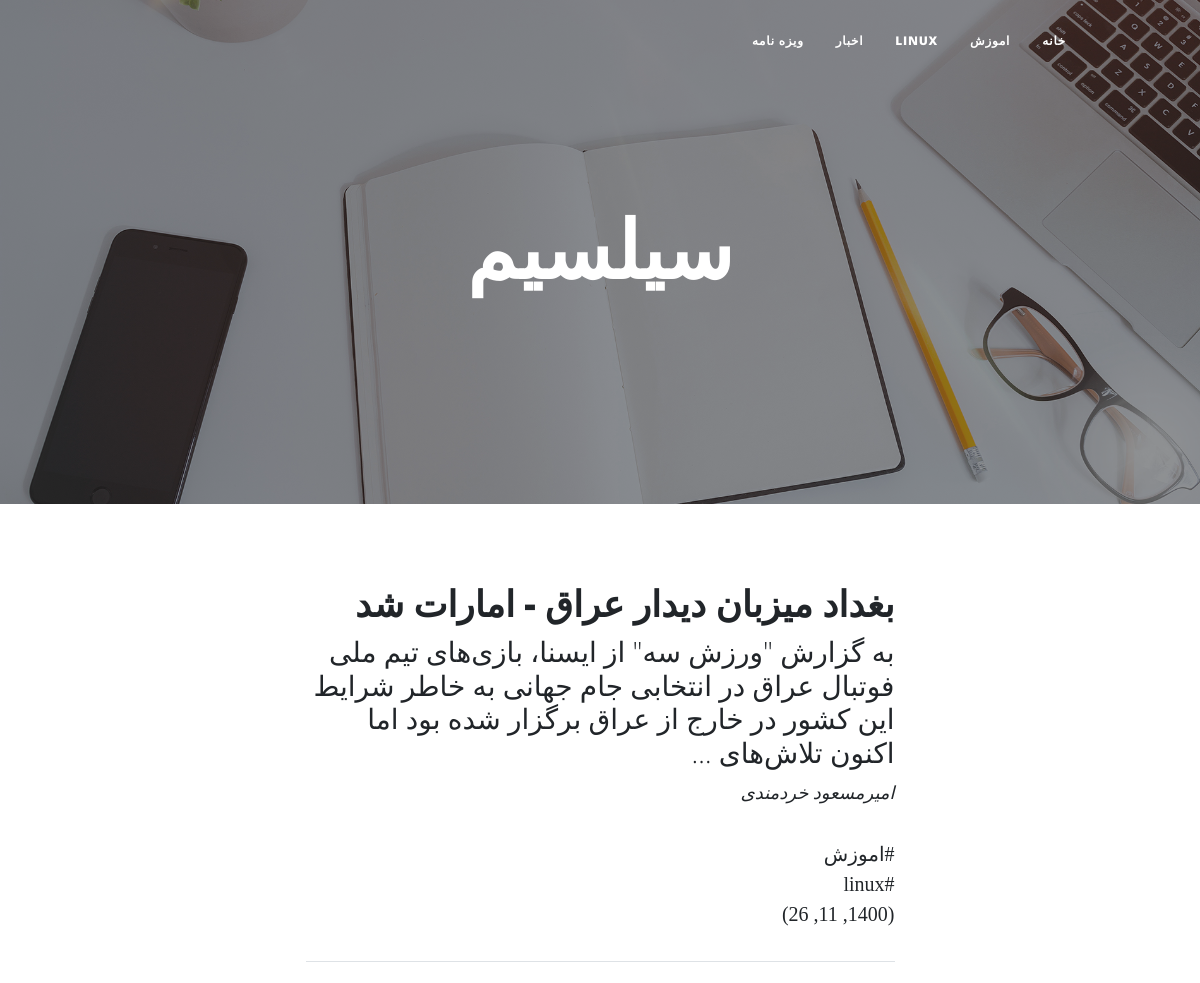
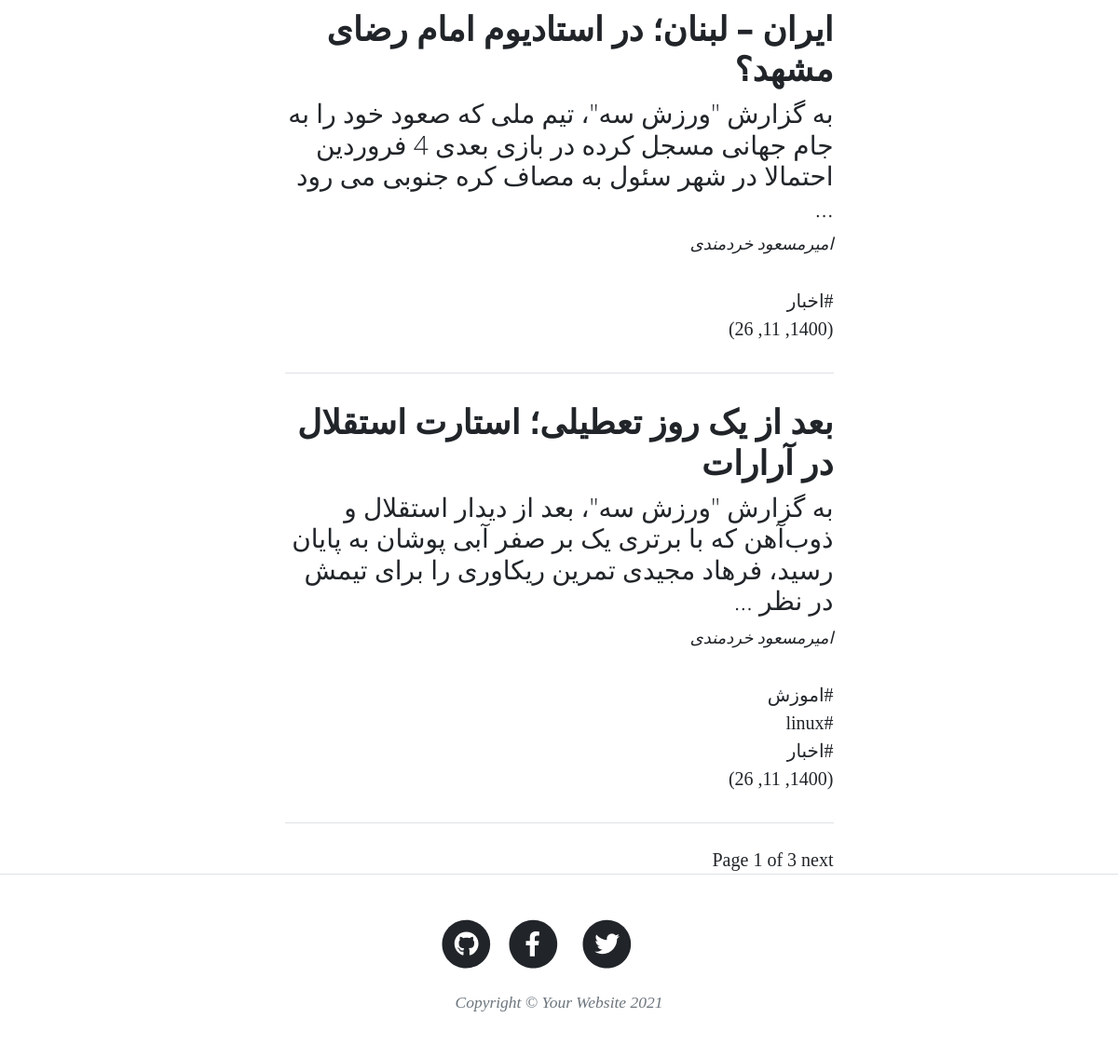
Screenshot of /blog/ with the database file from the repository (2 pictures, top to bottom).
### blog/models.py (models this page shows, shortened)
class Category(models.Model):
	parent = models.ForeignKey(
        'self',default=None,null=True,blank=True,on_delete=models.SET_NULL,related_name='children',verbose_name='زیردسته'
        )
	title = models.CharField(max_length=100,verbose_name='عنوان دسته بندی')
	slug = models.SlugField(max_length=100,unique=True,verbose_name='ادرس دسته بندی')
	status = models.BooleanField(default=True,verbose_name='ایا نمایش داده شود؟')
	position = models.IntegerField(verbose_name='پوزیشن')
	class Meta:
		verbose_name='دسته بندی'
		verbose_name_plural="دسته بندی ها"
		ordering = ['position']

class Article(models.Model):
	STATUS_CHOICES = (
	('Publish','منتشرشده'),
	('Draft','پیش نویس'),
	)
	author = models.ForeignKey(User,null=True,on_delete=models.SET_NULL,related_name='نویسنده')
	title = models.CharField(max_length=100,verbose_name='عنوان مقاله')
	slug = models.SlugField(max_length=200,unique=True,verbose_name='آدرس مقاله')
	category = models.ManyToManyField(Category,verbose_name='دسته بندی',related_name='articles')
	description = models.TextField(verbose_name='محتوا')
	thumbnail=models.ImageField(upload_to='images',verbose_name='تصویر مقاله')
	publish = models.DateTimeField(default=timezone.now,verbose_name='زمان انتشار')
	created = models.DateTimeField(auto_now_add=True)
	updated = models.DateTimeField(auto_now=True)
	status = models.CharField(max_length=11,choices=STATUS_CHOICES,default='Draft',verbose_name='وضعیت')
	class Meta:
		verbose_name="مقاله"
		verbose_name_plural='مقالات'
		ordering=['-publish']
	def jpublish(self):
		return jalali_converter(self.publish)
	objects = ArticleManager()

### blog/views.py (the view)
# urls.py: path('',views.home,name='home'),
def home(request ,page_number=1):
	articles_list = Article.objects.filter(status="Publish")
	paginator = Paginator(articles_list,3)
	page_obj = paginator.get_page(page_number)
	context = {
	'articles': page_obj ,
 	'category':Category.objects.filter(status=True),
	}
	return render(request,"blog/home.html",context)

### extensions/jalali.py (called while the page is built)
    def persian_tuple(self):
        return self.persian_year, self.persian_month, self.persian_day

### extensions/utils.py (called while the page is built)
def jalali_converter(time):
	time_to_str="{},{},{}".format(time.year,time.month,time.day)
	output=jalali.Gregorian(time_to_str).persian_tuple()
	return output

### blog/templates/blog/home.html (shortened to what this page needs)
{% extends "blog/base.html" %}
{% load static %}
{% block main %}
        <header class="masthead" style="background-image: url('{% static 'assets/img/home-bg.jpg' %}')">
            <div class="container position-relative px-4 px-lg-5">
                <div class="row gx-4 gx-lg-5 justify-content-center">
                    <div class="col-md-10 col-lg-8 col-xl-7">
                        <div class="site-heading">
                            <h1>سیلسیم</h1>
                        </div>
                    </div>
                </div>
            </div>
        </header>
        <div class="container px-4 px-lg-5">
            <div class="row gx-4 gx-lg-5 justify-content-center">
                <div class="col-md-10 col-lg-8 col-xl-7">
                    {% for article in articles %}
                   <div class="post-preview">
                        <a href="{% url 'blog:detailview' article.slug %}">
                            <h2 class="post-title">{{article.title}}</h2>
                            <h3 class="post-subtitle">{{ article.description|truncatewords:30 }}</h3>
                        </a>
                        <p class="post-meta">
                        <a href="#">{{article.author.get_full_name}}</a>
                            {% for cat in article.category.all %}
                            <div>
                            <a href="{% url 'blog:category' cat.slug %}">#{{cat.title}}</a>
                            </div>
                            {% endfor %}
                          {{article.jpublish}}
                        </p>
                    </div>
                    <hr class="my-4" />
                   {% endfor %}
                    <div class="pagination">
                        <span class="step-links">
                            <span class="current">
                                Page {{ articles.number }} of {{ articles.paginator.num_pages }}
                            </span>
                            {% if articles.has_next %}
                                <a href="{% url 'blog:home' articles.next_page_number %}">next</a>
                            {% endif %}
                        </span>
                    </div>
                </div>
            </div>
        </div>
{% endblock %}

### blog/templates/blog/base.html (shortened to what this page needs)
{% load static %}
<!DOCTYPE html>
<html lang="en">
    <head>
        <link href="{% static 'css/styles.css' %}" rel="stylesheet" />
        <link href="{% static 'css/rtl.css' %}" rel="stylesheet" />
    </head>
    <body>
          <nav class="navbar navbar-expand-lg navbar-light" id="mainNav">
            <div class="container px-4 px-lg-5">
                <div class="collapse navbar-collapse" id="navbarResponsive">
                    <ul class="navbar-nav ms-auto py-4 py-lg-0">
                        <li class="nav-item"><a class="nav-link px-lg-3 py-3 py-lg-4" href="{% url 'blog:home' %}">خانه</a></li>
                       {% for cat in category %}
                       {% if cat.parent == None %}
                       <li class="nav-item"><a class="nav-link px-lg-3 py-3 py-lg-4" href="{% url 'blog:category' cat.slug %}">{{cat.title}}</a></li>
                       {% endif %}
                       {% endfor %}
                    </ul>
                </div>
            </div>
        </nav>
      {% block main %}
      {% endblock %}
        <footer class="border-top">
            <div class="container px-4 px-lg-5">
                <div class="row gx-4 gx-lg-5 justify-content-center">
                    <div class="col-md-10 col-lg-8 col-xl-7">
                        <ul class="list-inline text-center">
                            <li class="list-inline-item">
                                <a href="#!">
                                    <span class="fa-stack fa-lg">
                                        <i class="fas fa-circle fa-stack-2x"></i>
                                        <i class="fab fa-twitter fa-stack-1x fa-inverse"></i>
                                    </span>
                                </a>
                            </li>
                            <li class="list-inline-item">
                                <a href="#!">
                                    <span class="fa-stack fa-lg">
                                        <i class="fas fa-circle fa-stack-2x"></i>
                                        <i class="fab fa-facebook-f fa-stack-1x fa-inverse"></i>
                                    </span>
                                </a>
                            </li>
                            <li class="list-inline-item">
                                <a href="#!">
                                    <span class="fa-stack fa-lg">
                                        <i class="fas fa-circle fa-stack-2x"></i>
                                        <i class="fab fa-github fa-stack-1x fa-inverse"></i>
                                    </span>
                                </a>
                            </li>
                        </ul>
                        <div class="small text-center text-muted fst-italic">Copyright &copy; Your Website 2021</div>
                    </div>
                </div>
            </div>
        </footer>
    </body>
</html>

### blog/static/css/rtl.css (style rules this page uses)
body { direction: rtl; font-family: verdana; }

### rows the page displays
Category: title "اموزش"
Category: title "LINUX", title "linux"
Category: title "اخبار"
Category: title "ویزه نامه"
Article: title "بغداد میزبان دیدار عراق - امارات شد", description "به گزارش \"ورزش سه\" از ایسنا، بازی‌های تیم ملی فوتبال عراق در انتخابی جام جهانی به خاطر شرایط این کشور در خارج از عراق برگزار شده بود اما اکنون تلاش‌های …", author.get_full_name "امیرمسعود خردمندی", jpublish "(1400, 11, 26)"
Article: title "ایران – لبنان؛ در استادیوم امام رضای مشهد؟", description "به گزارش \"ورزش سه\"، تیم ملی که صعود خود را به جام جهانی مسجل کرده در بازی بعدی 4 فروردین احتمالا در شهر سئول به مصاف کره جنوبی می رود …", author.get_full_name "امیرمسعود خردمندی", jpublish "(1400, 11, 26)"
Article: title "بعد از یک روز تعطیلی؛ استارت استقلال در آرارات", description "به گزارش \"ورزش سه\"، بعد از دیدار استقلال و ذوب‌آهن که با برتری یک بر صفر آبی پوشان به پایان رسید، فرهاد مجیدی تمرین ریکاوری را برای تیمش در نظر …", author.get_full_name "امیرمسعود خردمندی", jpublish "(1400, 11, 26)"

### other values shown
{{ articles.number }} "1"
{{ articles.paginator.num_pages }} "3"
